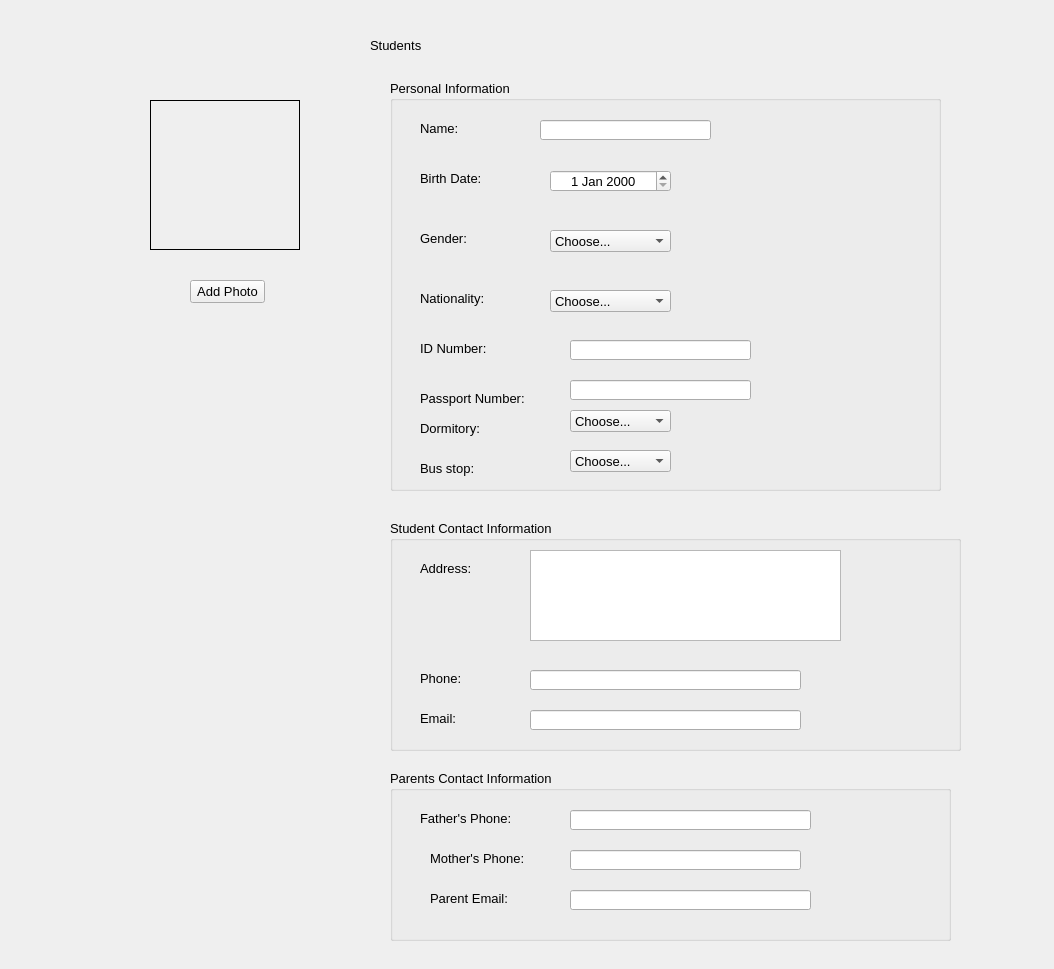
<?xml version="1.0" encoding="UTF-8"?>
<ui version="4.0">
 <class>PageStudentsForm</class>
 <widget class="QWidget" name="PageStudentsForm">
  <property name="geometry">
   <rect>
    <x>0</x>
    <y>0</y>
    <width>1054</width>
    <height>969</height>
   </rect>
  </property>
  <property name="font">
   <font>
    <pointsize>10</pointsize>
   </font>
  </property>
  <property name="windowTitle">
   <string>Form</string>
  </property>
  <widget class="QLabel" name="label">
   <property name="geometry">
    <rect>
     <x>370</x>
     <y>10</y>
     <width>171</width>
     <height>71</height>
    </rect>
   </property>
   <property name="font">
    <font>
     <pointsize>10</pointsize>
    </font>
   </property>
   <property name="text">
    <string>Students</string>
   </property>
  </widget>
  <widget class="QLabel" name="label_2">
   <property name="geometry">
    <rect>
     <x>150</x>
     <y>100</y>
     <width>150</width>
     <height>150</height>
    </rect>
   </property>
   <property name="sizePolicy">
    <sizepolicy hsizetype="Fixed" vsizetype="Fixed">
     <horstretch>0</horstretch>
     <verstretch>0</verstretch>
    </sizepolicy>
   </property>
   <property name="minimumSize">
    <size>
     <width>150</width>
     <height>150</height>
    </size>
   </property>
   <property name="maximumSize">
    <size>
     <width>150</width>
     <height>150</height>
    </size>
   </property>
   <property name="frameShape">
    <enum>QFrame::Box</enum>
   </property>
   <property name="text">
    <string/>
   </property>
   <property name="pixmap">
    <pixmap resource="resources.qrc">:/images/user_profile.png</pixmap>
   </property>
   <property name="alignment">
    <set>Qt::AlignCenter</set>
   </property>
  </widget>
  <widget class="QPushButton" name="btnAddPhoto">
   <property name="geometry">
    <rect>
     <x>190</x>
     <y>280</y>
     <width>75</width>
     <height>23</height>
    </rect>
   </property>
   <property name="text">
    <string>Add Photo</string>
   </property>
  </widget>
  <widget class="QGroupBox" name="groupBox">
   <property name="geometry">
    <rect>
     <x>390</x>
     <y>80</y>
     <width>551</width>
     <height>411</height>
    </rect>
   </property>
   <property name="title">
    <string>Personal Information</string>
   </property>
   <widget class="QLabel" name="label_3">
    <property name="geometry">
     <rect>
      <x>30</x>
      <y>40</y>
      <width>61</width>
      <height>16</height>
     </rect>
    </property>
    <property name="text">
     <string>Name:</string>
    </property>
   </widget>
   <widget class="QLineEdit" name="leName">
    <property name="geometry">
     <rect>
      <x>150</x>
      <y>40</y>
      <width>171</width>
      <height>20</height>
     </rect>
    </property>
   </widget>
   <widget class="QLabel" name="label_4">
    <property name="geometry">
     <rect>
      <x>30</x>
      <y>90</y>
      <width>71</width>
      <height>16</height>
     </rect>
    </property>
    <property name="text">
     <string>Birth Date:</string>
    </property>
   </widget>
   <widget class="QDateEdit" name="deBirthDate">
    <property name="geometry">
     <rect>
      <x>160</x>
      <y>90</y>
      <width>121</width>
      <height>22</height>
     </rect>
    </property>
    <property name="alignment">
     <set>Qt::AlignCenter</set>
    </property>
   </widget>
   <widget class="QLabel" name="label_5">
    <property name="geometry">
     <rect>
      <x>30</x>
      <y>150</y>
      <width>61</width>
      <height>16</height>
     </rect>
    </property>
    <property name="text">
     <string>Gender:</string>
    </property>
   </widget>
   <widget class="QComboBox" name="cbGender">
    <property name="geometry">
     <rect>
      <x>160</x>
      <y>150</y>
      <width>121</width>
      <height>22</height>
     </rect>
    </property>
    <item>
     <property name="text">
      <string>Choose...</string>
     </property>
    </item>
    <item>
     <property name="text">
      <string>Male</string>
     </property>
    </item>
    <item>
     <property name="text">
      <string>Female</string>
     </property>
    </item>
   </widget>
   <widget class="QLabel" name="label_6">
    <property name="geometry">
     <rect>
      <x>30</x>
      <y>210</y>
      <width>71</width>
      <height>16</height>
     </rect>
    </property>
    <property name="text">
     <string>Nationality:</string>
    </property>
   </widget>
   <widget class="QComboBox" name="cbNationality">
    <property name="geometry">
     <rect>
      <x>160</x>
      <y>210</y>
      <width>121</width>
      <height>22</height>
     </rect>
    </property>
    <item>
     <property name="text">
      <string>Choose...</string>
     </property>
    </item>
   </widget>
   <widget class="QLabel" name="label_7">
    <property name="geometry">
     <rect>
      <x>30</x>
      <y>260</y>
      <width>81</width>
      <height>16</height>
     </rect>
    </property>
    <property name="text">
     <string>ID Number:</string>
    </property>
   </widget>
   <widget class="QLineEdit" name="leIDNumber">
    <property name="geometry">
     <rect>
      <x>180</x>
      <y>260</y>
      <width>181</width>
      <height>20</height>
     </rect>
    </property>
   </widget>
   <widget class="QLabel" name="label_8">
    <property name="geometry">
     <rect>
      <x>30</x>
      <y>310</y>
      <width>111</width>
      <height>16</height>
     </rect>
    </property>
    <property name="text">
     <string>Passport Number:</string>
    </property>
   </widget>
   <widget class="QLineEdit" name="lePassportNumber">
    <property name="geometry">
     <rect>
      <x>180</x>
      <y>300</y>
      <width>181</width>
      <height>20</height>
     </rect>
    </property>
   </widget>
   <widget class="QLabel" name="label_15">
    <property name="geometry">
     <rect>
      <x>30</x>
      <y>340</y>
      <width>71</width>
      <height>16</height>
     </rect>
    </property>
    <property name="text">
     <string>Dormitory:</string>
    </property>
   </widget>
   <widget class="QLabel" name="label_16">
    <property name="geometry">
     <rect>
      <x>30</x>
      <y>380</y>
      <width>71</width>
      <height>16</height>
     </rect>
    </property>
    <property name="text">
     <string>Bus stop:</string>
    </property>
   </widget>
   <widget class="QComboBox" name="cbDormitory">
    <property name="geometry">
     <rect>
      <x>180</x>
      <y>330</y>
      <width>101</width>
      <height>22</height>
     </rect>
    </property>
    <item>
     <property name="text">
      <string>Choose...</string>
     </property>
    </item>
   </widget>
   <widget class="QComboBox" name="cbBusStop">
    <property name="geometry">
     <rect>
      <x>180</x>
      <y>370</y>
      <width>101</width>
      <height>22</height>
     </rect>
    </property>
    <item>
     <property name="text">
      <string>Choose...</string>
     </property>
    </item>
   </widget>
  </widget>
  <widget class="QGroupBox" name="groupBox_2">
   <property name="geometry">
    <rect>
     <x>390</x>
     <y>520</y>
     <width>571</width>
     <height>231</height>
    </rect>
   </property>
   <property name="title">
    <string>Student Contact Information</string>
   </property>
   <widget class="QLabel" name="label_9">
    <property name="geometry">
     <rect>
      <x>30</x>
      <y>40</y>
      <width>71</width>
      <height>16</height>
     </rect>
    </property>
    <property name="text">
     <string>Address:</string>
    </property>
   </widget>
   <widget class="QPlainTextEdit" name="teAddress">
    <property name="geometry">
     <rect>
      <x>140</x>
      <y>30</y>
      <width>311</width>
      <height>91</height>
     </rect>
    </property>
   </widget>
   <widget class="QLabel" name="label_10">
    <property name="geometry">
     <rect>
      <x>30</x>
      <y>150</y>
      <width>51</width>
      <height>16</height>
     </rect>
    </property>
    <property name="text">
     <string>Phone:</string>
    </property>
   </widget>
   <widget class="QLineEdit" name="leStudentPhone">
    <property name="geometry">
     <rect>
      <x>140</x>
      <y>150</y>
      <width>271</width>
      <height>20</height>
     </rect>
    </property>
   </widget>
   <widget class="QLabel" name="label_11">
    <property name="geometry">
     <rect>
      <x>30</x>
      <y>190</y>
      <width>61</width>
      <height>16</height>
     </rect>
    </property>
    <property name="text">
     <string>Email:</string>
    </property>
   </widget>
   <widget class="QLineEdit" name="leStudentEmail">
    <property name="geometry">
     <rect>
      <x>140</x>
      <y>190</y>
      <width>271</width>
      <height>20</height>
     </rect>
    </property>
   </widget>
  </widget>
  <widget class="QGroupBox" name="groupBox_3">
   <property name="geometry">
    <rect>
     <x>390</x>
     <y>770</y>
     <width>561</width>
     <height>171</height>
    </rect>
   </property>
   <property name="title">
    <string>Parents Contact Information</string>
   </property>
   <widget class="QLabel" name="label_12">
    <property name="geometry">
     <rect>
      <x>30</x>
      <y>40</y>
      <width>101</width>
      <height>16</height>
     </rect>
    </property>
    <property name="text">
     <string>Father's Phone:</string>
    </property>
   </widget>
   <widget class="QLineEdit" name="leFathersPhone">
    <property name="geometry">
     <rect>
      <x>180</x>
      <y>40</y>
      <width>241</width>
      <height>20</height>
     </rect>
    </property>
   </widget>
   <widget class="QLabel" name="label_13">
    <property name="geometry">
     <rect>
      <x>40</x>
      <y>80</y>
      <width>101</width>
      <height>16</height>
     </rect>
    </property>
    <property name="text">
     <string>Mother's Phone:</string>
    </property>
   </widget>
   <widget class="QLineEdit" name="leMothersPhone">
    <property name="geometry">
     <rect>
      <x>180</x>
      <y>80</y>
      <width>231</width>
      <height>20</height>
     </rect>
    </property>
   </widget>
   <widget class="QLabel" name="label_14">
    <property name="geometry">
     <rect>
      <x>40</x>
      <y>120</y>
      <width>91</width>
      <height>16</height>
     </rect>
    </property>
    <property name="text">
     <string>Parent Email:</string>
    </property>
   </widget>
   <widget class="QLineEdit" name="leParentEmail">
    <property name="geometry">
     <rect>
      <x>180</x>
      <y>120</y>
      <width>241</width>
      <height>20</height>
     </rect>
    </property>
   </widget>
  </widget>
 </widget>
 <resources>
  <include location="resources.qrc"/>
 </resources>
 <connections/>
</ui>
